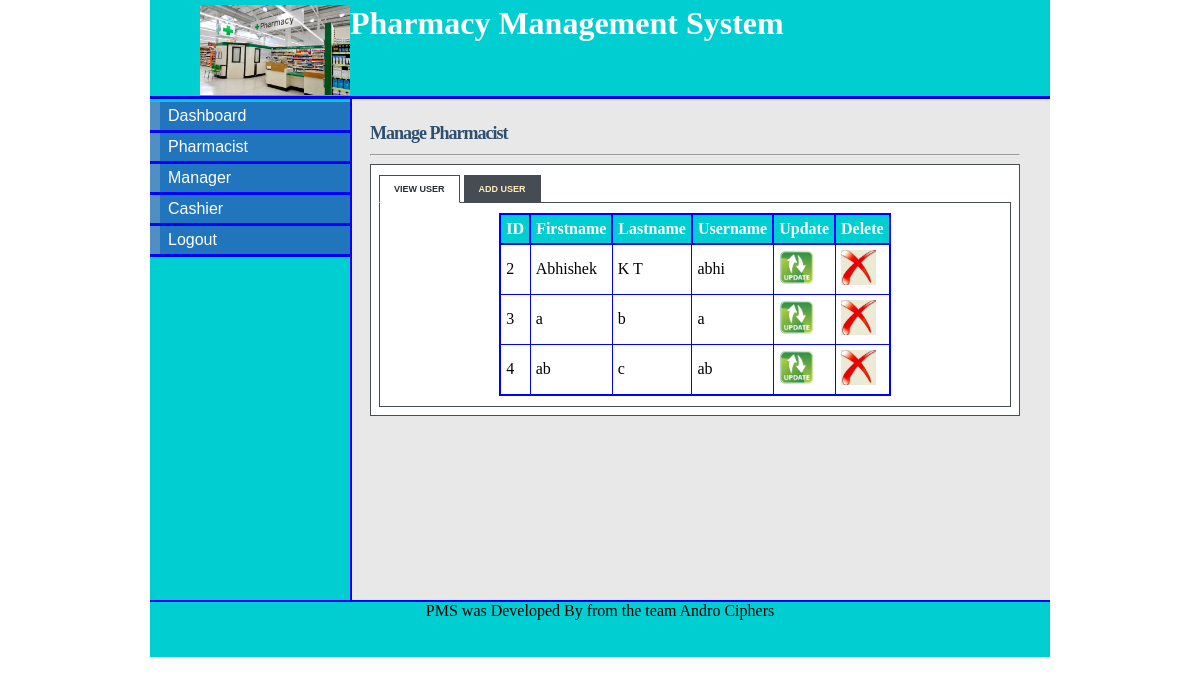
The app's page /admin_pharmacist.php (signed in), older data.
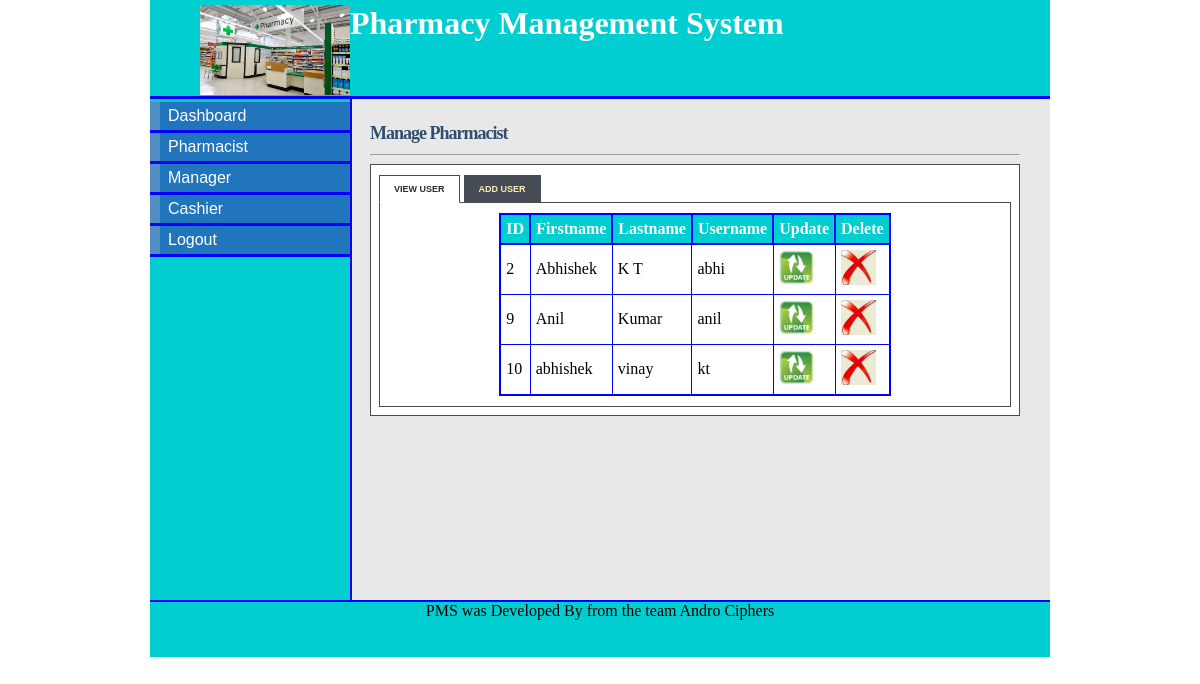
The same page, newer data.
### tables this page shows
CREATE TABLE `pharmacist` (
  `pharmacist_id` tinyint(5) NOT NULL,
  `first_name` varchar(15) NOT NULL,
  `last_name` varchar(15) NOT NULL,
  `staff_id` varchar(10) NOT NULL,
  `postal_address` varchar(20) NOT NULL,
  `phone` varchar(12) NOT NULL,
  `email` varchar(20) NOT NULL,
  `username` varchar(10) NOT NULL,
  `password` varchar(10) NOT NULL,
  `date` datetime NOT NULL
);

### admin_pharmacist.php (the view, shortened to what this page needs)
<!DOCTYPE html>
<html>
<head>
<link rel="stylesheet" type="text/css" href="style/mystyle.css">
<link rel="stylesheet" href="style/style.css" type="text/css" media="screen" />
<link rel="stylesheet" href="style/table.css" type="text/css" media="screen" />
</head>
<body>
<div id="content">
<div id="header">
<h1><a href="#"><img src="images/main_logo.jpg"></a> Pharmacy Management System</h1></div>
<div id="left_column">
<div id="button">
		<ul>
			<li><a href="admin.php">Dashboard</a></li>
			<li><a href="admin_pharmacist.php">Pharmacist</a></li>
			<li><a href="admin_manager.php">Manager</a></li>
			<li><a href="admin_cashier.php">Cashier</a></li>
			<li><a href="logout.php">Logout</a></li>
		</ul>
</div>
</div>
<div id="main">
<div id="tabbed_box" class="tabbed_box">
    <h4>Manage Pharmacist</h4>
<hr/>
    <div class="tabbed_area">
        <ul class="tabs">
            <li><a href="javascript:tabSwitch('tab_1', 'content_1');" id="tab_1" class="active">View User</a></li>
            <li><a href="javascript:tabSwitch('tab_2', 'content_2');" id="tab_2">Add User</a></li>
        </ul>
        <div id="content_1" class="content">
		<?php echo $message;
       $result = mysql_query("SELECT * FROM pharmacist")or die(mysql_error());
        echo "<table border='1' cellpadding='5'align='center'>";
        echo "<tr> <th>ID</th><th>Firstname </th> <th>Lastname </th> <th>Username </th><th>Update </th><th>Delete</th></tr>";
        while($row = mysql_fetch_array( $result )) {
                echo "<tr>";
                echo '<td>' . $row['pharmacist_id'] . '</td>';
                echo '<td>' . $row['first_name'] . '</td>';
				echo '<td>' . $row['last_name'] . '</td>';
				echo '<td>' . $row['username'] . '</td>';
				?>
				<td><a href="update_pharmacist.php?username=<?php echo $row['username']?>&fname=<?php echo $row['first_name']?>"><img src="images/update-icon.png" width="35" height="35" border="0" /></a></td>
				<td><a href="delete_pharmacist.php?pharmacist_id=<?php echo $row['pharmacist_id']?>"><img src="images/delete-icon.jpg" width="35" height="35" border="0" /></a></td>
				<?php
		 }
        echo "</table>";
?>
        </div>
    </div>
</div>
</div>
<div id="footer" align="Center"> PMS was Developed By from the team Andro Ciphers</div>
</div>
</body>
</html>

### style/mystyle.css (style rules this page uses)
body { margin-top: 0px; padding-top: 0px; }
#content { margin-left: auto; margin-right: auto; background: #E8E8E8; width: 900px; height: 600px; }
#header { width: 900px; height: 96px; background: #00CED1; border-bottom: solid 3px blue; }
#header h1 { margin: 0px; padding-top: 5px; margin-left: 50px; color: #fff; }
#header img { float:left; height: 90px; width: 150px; }
#left_column { clear: all; float: left; width: 200px; height: 501px; background: #00CED1; border-right:solid 2px blue; }
#main { clear: all; width: 780px; height: 470px; background: #E8E8E8; }
#button { width: 12.5em; padding: 0 0 1em 0; margin-top: 0.2em; margin-bottom: 1em; font-family: 'Trebuchet MS', 'Lucida Grande', Verdana, Arial, Sans-serif; background: #00CED1; color: #333; }
#button ul { list-style: none; margin: 0; padding: 0; border: none; }
#button li { border-bottom: 3px solid blue; margin: 0; list-style: none; list-style-image: none; }
#button li a { display: block; padding: 5px 5px 5px 0.5em; border-left: 10px solid #508fc4; border-right: 10px solid #2175bc; background-color: #2175bc; color: #fff; text-decoration: none; width: 100%; }
html>body #button li a { width: auto; }
#footer { width: 900px; height: 55px; background: #00CED1; clear: all; border-top: solid 2px blue; }

### style/style.css (style rules this page uses)
#tabbed_box { margin: 0px auto 0px 220px; width: 650px; }
.tabbed_box h4 { font-size: 18px; color:#2F4F6F; letter-spacing:-1px; margin-bottom:10px; }
.tabbed_area { border: 1px solid #494e52; background-color: #fff; padding: 8px; }
ul.tabs { margin: 0px; padding: 0px; margin-top: 5px; margin-bottom: 6px; }
ul.tabs li { list-style: none; display: inline; }
ul.tabs li a { background-color: #464c54; color: #ffebb5; padding: 8px 14px 8px 14px; text-decoration: none; font-size: 9px; font-family: Verdana, Arial, Helvetica, sans-serif; font-weight: bold; text-transform: uppercase; border: 1px solid #464c54; }
ul.tabs li a.active { background-color: #ffffff; color: #282e32; border: 1px solid #464c54; border-bottom: 1px solid #ffffff; }
.content { background-color: #ffffff; padding: 10px; border: 1px solid #464c54; }

### style/table.css (style rules this page uses)
table { border-collapse:collapse; }
table,th { border: 2px solid blue; }
th { background-color: #00CED1; color:white; }

### admin_pharmacist.php (style rules this page uses)
#main { height: 477px; }

Row changes from the older to the newer data that the page shows:
removed pharmacist: pharmacist_id "3", first_name "a", last_name "b", username "a"
removed pharmacist: pharmacist_id "4", first_name "ab", last_name "c", username "ab"
added pharmacist: pharmacist_id "9", first_name "Anil", last_name "Kumar", username "anil"
added pharmacist: pharmacist_id "10", first_name "abhishek", last_name "vinay", username "kt"
